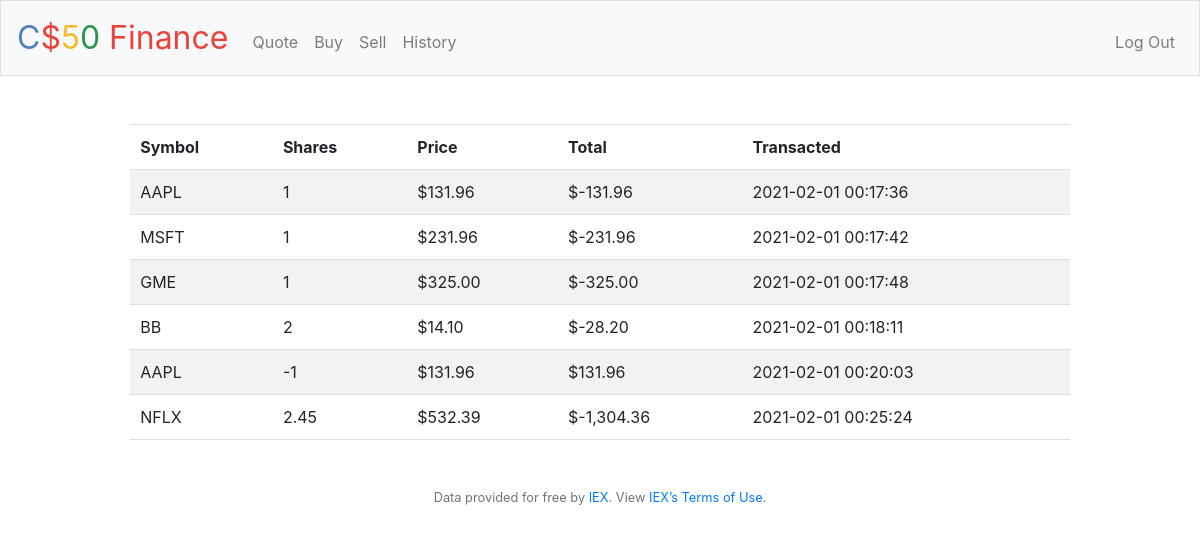
Screenshot of /history (signed in) with the database file from the repository.
### tables this page shows
CREATE TABLE 'purchases' (
'symbol' TEXT NOT NULL,
'name' TEXT NOT NULL,
'shares' NUMERIC NOT NULL,
'price' NUMERIC NOT NULL,
'total' NUMERIC NOT NULL , 'id' INTEGER, 'timestamp' TEXT);

### application.py (the view)
@app.route("/history")
@login_required
def history():
    rows = db.execute("SELECT * FROM purchases WHERE id=:idNum", idNum=session["user_id"])
    return render_template("history.html", rows=rows)

### application.py (called while the page is built)
@app.after_request
def after_request(response):
    response.headers["Cache-Control"] = "no-cache, no-store, must-revalidate"
    response.headers["Expires"] = 0
    response.headers["Pragma"] = "no-cache"
    return response

### helpers.py (called while the page is built)
def login_required(f):
    @wraps(f)
    def decorated_function(*args, **kwargs):
        if session.get("user_id") is None:
            return redirect("/login")
        return f(*args, **kwargs)
    return decorated_function

def usd(value):
    return f"${value:,.2f}"

### templates/history.html (shortened to what this page needs)
{% extends "layout.html" %}
{% block main %}
    <table>
        <tr>
            <th>Symbol</th>
            <th>Shares</th>
            <th>Price</th>
            <th>Total</th>
            <th>Transacted</th>
        </tr>
        {% for row in rows %}
            <tr>
                <td>{{ row["symbol"] }}</td>
                <td>{{ row["shares"] }}</td>
                <td>{{ usd(row["price"]) }}</td>
                <td>{{ usd(row["shares"]*row["price"]*-1) }}</td>
                <td>{{ row["timestamp"] }}</td>
            </tr>
        {% endfor %}
    </table>
{% endblock %}

### templates/layout.html (shortened to what this page needs)
<!DOCTYPE html>
<html lang="en">
    <head>
        <link href="https://maxcdn.bootstrapcdn.com/bootstrap/4.1.3/css/bootstrap.min.css" rel="stylesheet">
        <link href="/static/styles.css" rel="stylesheet">
    </head>
    <body>
        <nav class="navbar navbar-expand-md navbar-light bg-light border">
            <a class="navbar-brand" href="/"><span class="blue">C</span><span class="red">$</span><span class="yellow">5</span><span class="green">0</span> <span class="red">Finance</span></a>
            <div class="collapse navbar-collapse" id="navbar">
                {% if session.user_id %}
                    <ul class="navbar-nav mr-auto mt-2">
                        <li class="nav-item"><a class="nav-link" href="/quote">Quote</a></li>
                        <li class="nav-item"><a class="nav-link" href="/buy">Buy</a></li>
                        <li class="nav-item"><a class="nav-link" href="/sell">Sell</a></li>
                        <li class="nav-item"><a class="nav-link" href="/history">History</a></li>
                    </ul>
                    <ul class="navbar-nav ml-auto mt-2">
                        <li class="nav-item"><a class="nav-link" href="/logout">Log Out</a></li>
                    </ul>
                {% else %}
                    <ul class="navbar-nav ml-auto mt-2">
                        <li class="nav-item"><a class="nav-link" href="/register">Register</a></li>
                        <li class="nav-item"><a class="nav-link" href="/login">Log In</a></li>
                    </ul>
                {% endif %}
            </div>
        </nav>
        <main class="container p-5">
            {% block main %}{% endblock %}
        </main>
        <footer class="small text-center text-muted">
            Data provided for free by <a href="https://iextrading.com/developer">IEX</a>. View <a href="https://iextrading.com/api-exhibit-a/">IEX’s Terms of Use</a>.
        </footer>
    </body>
</html>

### static/styles.css (style rules this page uses)
nav .navbar-brand { font-size: xx-large; }
nav .navbar-brand .blue { color: #537fbe; }
nav .navbar-brand .red { color: #ea433b; }
nav .navbar-brand .yellow { color: #f5b82e; }
nav .navbar-brand .green { color: #2e944b; }
main { overflow-x: auto; text-align: center; }
table, tr, td, th { padding: 10px; text-align: left; margin-left: 5%; margin-right: 5%; }
tr { border-top: 1px solid #ddd; border-bottom: 1px solid #ddd; }
table { width: 90%; }
tr:nth-child(even) { background-color: #f2f2f2; }

### rows the page displays
purchases: symbol "AAPL", shares "1", price "$131.96", usd(row['shares']*row['price']*-1) "$-131.96", timestamp "2021-02-01 00:17:36"
purchases: symbol "MSFT", shares "1", price "$231.96", usd(row['shares']*row['price']*-1) "$-231.96", timestamp "2021-02-01 00:17:42"
purchases: symbol "GME", shares "1", price "$325.00", usd(row['shares']*row['price']*-1) "$-325.00", timestamp "2021-02-01 00:17:48"
purchases: symbol "BB", shares "2", price "$14.10", usd(row['shares']*row['price']*-1) "$-28.20", timestamp "2021-02-01 00:18:11"
purchases: symbol "AAPL", shares "-1", price "$131.96", usd(row['shares']*row['price']*-1) "$131.96", timestamp "2021-02-01 00:20:03"
purchases: symbol "NFLX", shares "2.45", price "$532.39", usd(row['shares']*row['price']*-1) "$-1,304.36", timestamp "2021-02-01 00:25:24"
